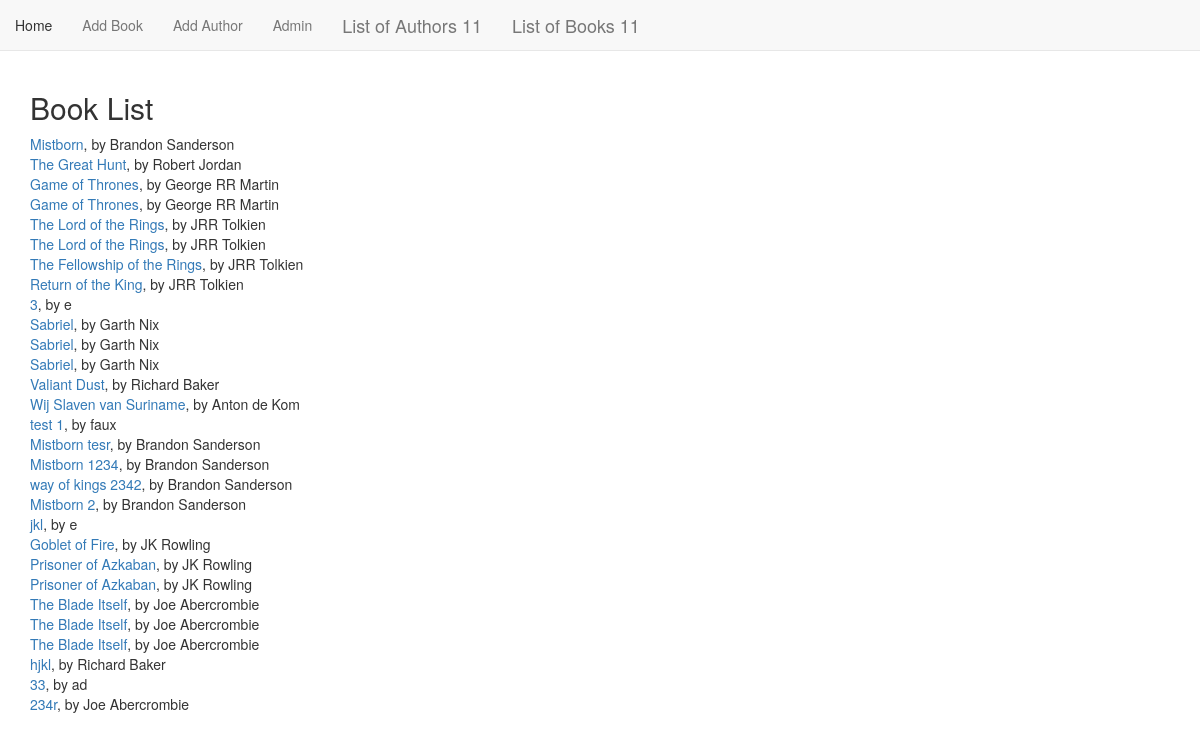
Page /books_list/ on the earlier database version.
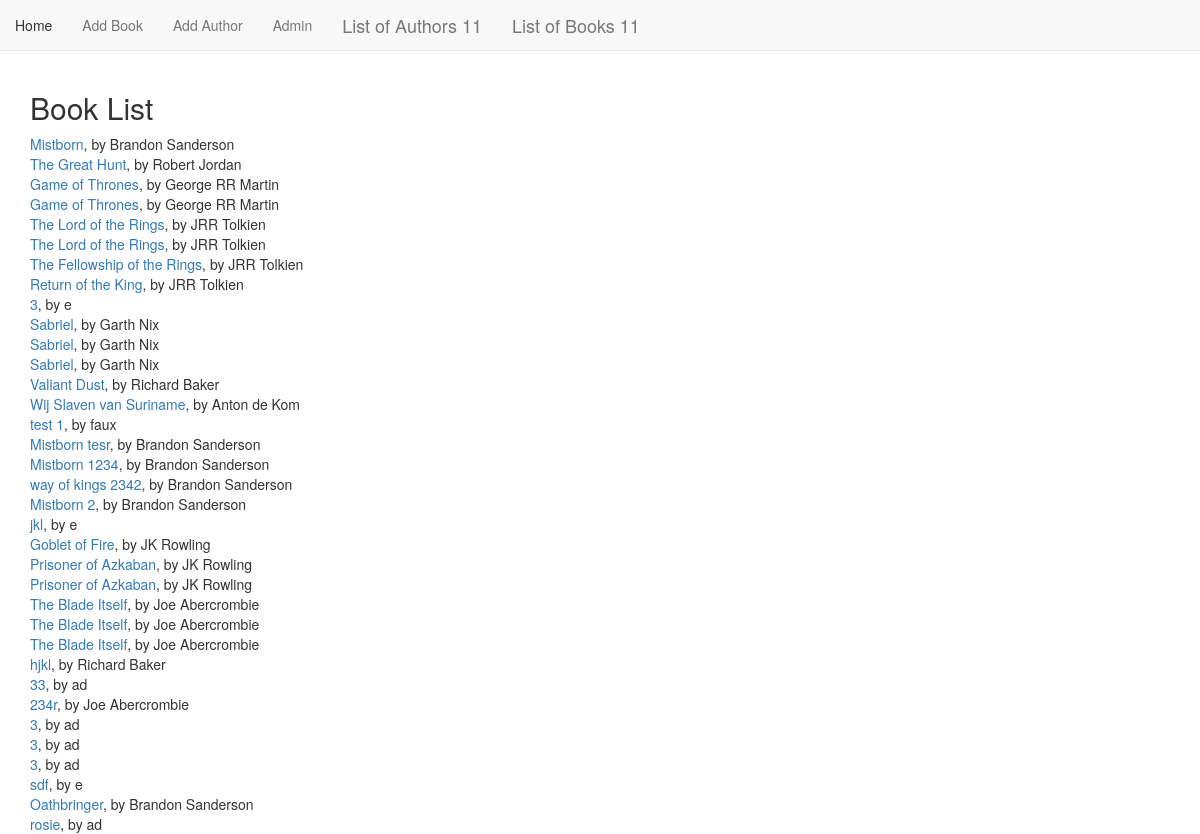
Same page on the later database version.
### book_app/models.py (models this page shows, shortened)
class Book(models.Model):
    title = models.CharField(max_length=255)
    year_published = models.IntegerField(null=True)
    author = models.ForeignKey(
        Author, related_name='book', on_delete=models.CASCADE)
    rating = models.FloatField(null=True)
    cover = models.TextField(blank=True)

class Author(models.Model):
    name = models.CharField(max_length=50)
    age = models.IntegerField(null=True)
    def __str__(self):
        return self.name

### book_app/views.py (the view)
# urls.py: path('books_list/', views.books_index_view, name='book_list'),
def books_index_view(request):
    books_from_db = models.Book.objects.all()
    return render(request, 'book_app/book_list.html', {'books': books_from_db})

### book_app/templates/book_app/book_list.html
{% extends "book_app/book_app_base.html" %}
{% block body_block %}
<h2>Book List</h2>
{% for book in books %}
    <div class="card">
        <div class="card-content">
            <span class="card-title">
                <a href="{% url 'book_app:book_update' book.id %}">{{book.title}}</a>, by {{book.author}}
            </span>
        </div>
    </div>
{% endfor %}
{% endblock %}

Differences in the rows shown:
added Book: title "3", author "ad"
added Book: title "3", author "ad"
added Book: title "3", author "ad"
added Book: title "sdf", author "e"
added Book: title "Oathbringer", author "Brandon Sanderson"
added Book: title "rosie", author "ad"
